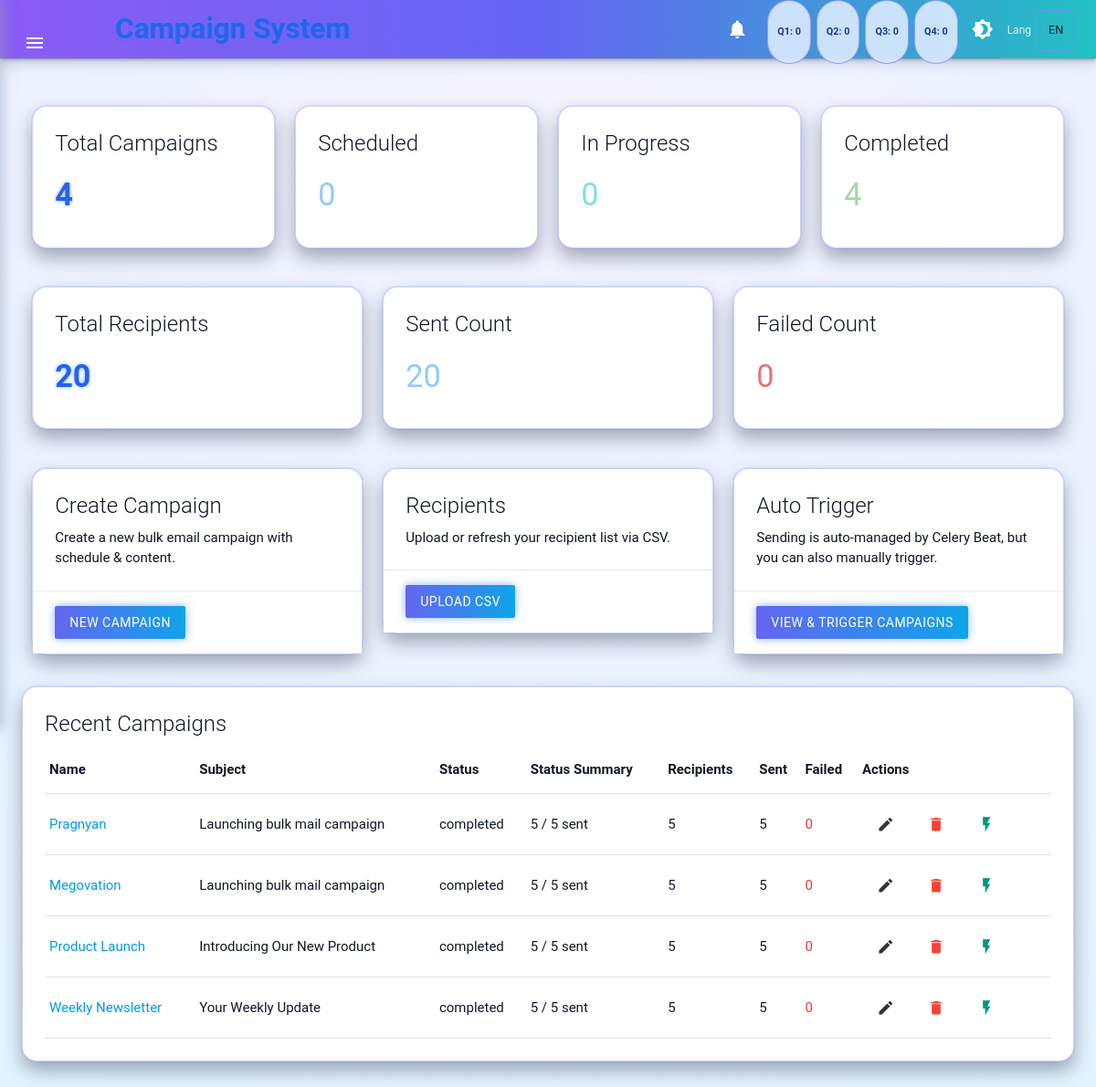
The app's page /, older data.
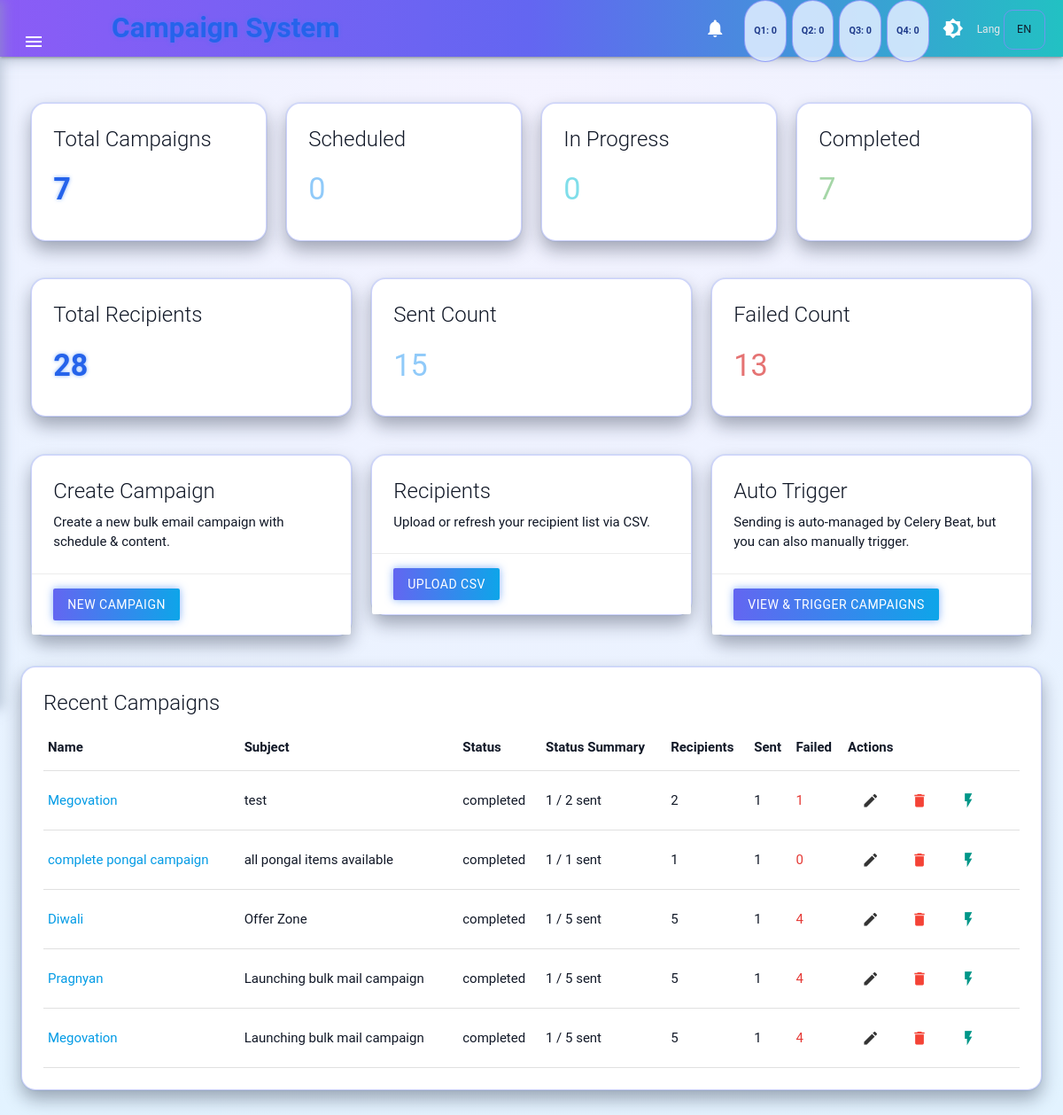
The same page, newer data.
### campaigns/models.py (models this page shows, shortened)
class Campaign(models.Model):
    class Status(models.TextChoices):
        DRAFT = "draft", "Draft"
        SCHEDULED = "scheduled", "Scheduled"
        IN_PROGRESS = "in_progress", "In Progress"
        COMPLETED = "completed", "Completed"
        FAILED = "failed", "Failed"
    name = models.CharField(max_length=255)
    subject = models.CharField(max_length=255)
    content = models.TextField(help_text="Plain text or HTML")
    scheduled_time = models.DateTimeField()
    status = models.CharField(
        max_length=20,
        choices=Status.choices,
        default=Status.DRAFT,
    )
    groups = models.ManyToManyField(
        RecipientGroup,
        related_name="campaigns",
        blank=True,
        help_text="Select which recipient groups this campaign should be sent to.",
    )
    created_at = models.DateTimeField(auto_now_add=True)
    updated_at = models.DateTimeField(auto_now=True)
    admin_report_sent = models.BooleanField(default=False)

### campaigns/views.py (the view)
# urls.py: path("", views.dashboard, name="dashboard"),
def dashboard(request):
    stats = {}
    recent_campaigns = []
    try:
        stats["total"] = Campaign.objects.count()
        stats["scheduled"] = Campaign.objects.filter(status="scheduled").count()
        stats["in_progress"] = Campaign.objects.filter(status="in_progress").count()
        stats["completed"] = Campaign.objects.filter(status="completed").count()
        stats["total_recipients"] = CampaignRecipient.objects.count()
        stats["total_sent"] = CampaignRecipient.objects.filter(
            status=CampaignRecipient.Status.SENT
        ).count()
        stats["total_failed"] = CampaignRecipient.objects.filter(
            status=CampaignRecipient.Status.FAILED
        ).count()
        recent_campaigns = (
            Campaign.objects
            .annotate(
                total_recipients_=Count("campaign_recipients", distinct=True),
                sent_count_=Count(
                    "campaign_recipients",
                    filter=Q(campaign_recipients__status=CampaignRecipient.Status.SENT),
                    distinct=True,
                ),
                failed_count_=Count(
                    "campaign_recipients",
                    filter=Q(campaign_recipients__status=CampaignRecipient.Status.FAILED),
                    distinct=True,
                ),
            )
            .order_by("-created_at")[:5]
        )
    except Exception as exc:
        logger.error("Error loading dashboard stats: %s", exc, exc_info=True)
        messages.error(request, "Unable to load full dashboard stats at this time.")
    return render(
        request,
        "campaigns/dashboard.html",
        {
            "stats": stats,
            "recent_campaigns": recent_campaigns,
        },
    )

### campaigns/context_processors.py (called while the page is built)
def quarterly_planned_counts(request):
    now = timezone.now()
    year = now.year
    qs = Campaign.objects.filter(
        status=Campaign.Status.SCHEDULED,
        scheduled_time__year=year,
    )
    def count_between(start_month, end_month):
        return qs.filter(
            scheduled_time__month__gte=start_month,
            scheduled_time__month__lte=end_month,
        ).count()
    counts = {
        "q1": count_between(1, 3),
        "q2": count_between(4, 6),
        "q3": count_between(7, 9),
        "q4": count_between(10, 12),
    }
    return {"planned_quarter_counts": counts}

### campaigns/templates/campaigns/dashboard.html (shortened to what the changed rows need)
{% extends "campaigns/base.html" %}
{% load i18n %}
{% block content %}
<div class="row">
  <div class="col s12 m3">
    <div class="card neon-card">
      <div class="card-content">
        <span class="card-title">Total Campaigns</span>
        <h4 class="neon-blue">{{ stats.total|default:0 }}</h4>
      </div>
    </div>
  </div>
  <div class="col s12 m3">
    <div class="card neon-card">
      <div class="card-content">
        <span class="card-title">Completed</span>
        <h4 class="green-text text-lighten-3">{{ stats.completed|default:0 }}</h4>
      </div>
    </div>
  </div>
</div>
<div class="row">
  <div class="col s12 m4">
    <div class="card neon-card">
      <div class="card-content">
        <span class="card-title">Total Recipients</span>
        <h4 class="neon-blue">{{ stats.total_recipients|default:0 }}</h4>
      </div>
    </div>
  </div>
  <div class="col s12 m4">
    <div class="card neon-card">
      <div class="card-content">
        <span class="card-title">Sent Count</span>
        <h4 class="blue-text text-lighten-3">{{ stats.total_sent|default:0 }}</h4>
      </div>
    </div>
  </div>
  <div class="col s12 m4">
    <div class="card neon-card">
      <div class="card-content">
        <span class="card-title">Failed Count</span>
        <h4 class="red-text text-lighten-2">{{ stats.total_failed|default:0 }}</h4>
      </div>
    </div>
  </div>
</div>
<div class="card neon-card">
  <div class="card-content">
    <table class="highlight responsive-table">
      <thead>
        <tr>
          <th>Name</th>
          <th>Subject</th>
          <th>Status</th>
          <th>Status Summary</th>
          <th>Recipients</th>
          <th>Sent</th>
          <th>Failed</th>
          <th>Actions</th>
        </tr>
      </thead>
      <tbody>
      {% for c in recent_campaigns %}
        <tr>
          <td>
            <a href="{% url 'campaigns:campaign_detail' c.id %}">
              {{ c.name }}
            </a>
          </td>
          <td>{{ c.subject }}</td>
          <td><span class="chip-status">{{ c.status }}</span></td>
          <td>
            {{ c.sent_count_|default:0 }} / {{ c.total_recipients_|default:0 }} sent
          </td>
          <td>{{ c.total_recipients_|default:0 }}</td>
          <td>{{ c.sent_count_|default:0 }}</td>
          <td class="red-text text-darken-1">{{ c.failed_count_|default:0 }}</td>
          <td>
            <a href="{% url 'campaigns:campaign_update' c.id %}" class="btn-flat waves-effect">
              <i class="material-icons tiny">edit</i>
            </a>
            <a href="{% url 'campaigns:campaign_delete' c.id %}" class="btn-flat waves-effect red-text">
              <i class="material-icons tiny">delete</i>
            </a>
            <a href="{% url 'campaigns:campaign_trigger_now' c.id %}" class="btn-flat waves-effect teal-text">
              <i class="material-icons tiny">flash_on</i>
            </a>
          </td>
        </tr>
      {% empty %}
        <tr><td colspan="8">No campaigns yet.</td></tr>
      {% endfor %}
      </tbody>
    </table>
  </div>
</div>
{% endblock %}

Row changes from the older to the newer data that the page shows:
no longer on this page (row unchanged): Campaign: name "Product Launch", subject "Introducing Our New Product", status "completed", sent_count_ "5", total_recipients_ "5", failed_count_ "0"
no longer on this page (row unchanged): Campaign: name "Weekly Newsletter", subject "Your Weekly Update", status "completed", sent_count_ "5", total_recipients_ "5", failed_count_ "0"
added Campaign: name "Megovation", subject "test", status "completed", sent_count_ "1", total_recipients_ "2", failed_count_ "1"
added Campaign: name "complete pongal campaign", subject "all pongal items available", status "completed", sent_count_ "1", total_recipients_ "1", failed_count_ "0"
added Campaign: name "Diwali", subject "Offer Zone", status "completed", sent_count_ "1", total_recipients_ "5", failed_count_ "4"
computed for Campaign "Pragnyan": sent_count_ "5" → "1"; failed_count_ "0" → "4"
computed for Campaign (number 5 of 5 on the later page): sent_count_ "5" → "1"; failed_count_ "0" → "4"
Text that changed along with them:
{{ stats.total|default:0 }}: "4" → "7"
{{ stats.completed|default:0 }}: "4" → "7"
{{ stats.total_recipients|default:0 }}: "20" → "28"
{{ stats.total_sent|default:0 }}: "20" → "15"
{{ stats.total_failed|default:0 }}: "0" → "13"
